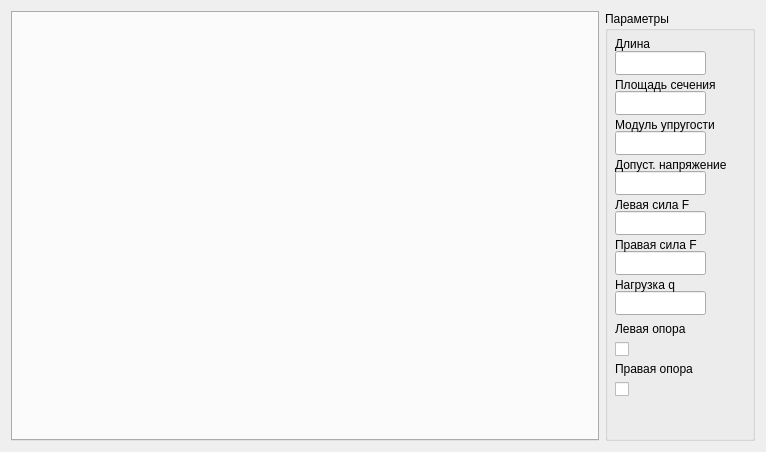
<?xml version="1.0" encoding="UTF-8"?>
<ui version="4.0">
 <class>WorkSpaceWidget</class>
 <widget class="QWidget" name="WorkSpaceWidget">
  <property name="geometry">
   <rect>
    <x>0</x>
    <y>0</y>
    <width>766</width>
    <height>452</height>
   </rect>
  </property>
  <property name="windowTitle">
   <string>Form</string>
  </property>
  <property name="styleSheet">
   <string notr="true"/>
  </property>
  <layout class="QGridLayout" name="gridLayout">
   <item row="0" column="1">
    <widget class="QGroupBox" name="elementParameters">
     <property name="minimumSize">
      <size>
       <width>150</width>
       <height>0</height>
      </size>
     </property>
     <property name="title">
      <string>Параметры</string>
     </property>
     <widget class="QLineEdit" name="xLeftLE">
      <property name="geometry">
       <rect>
        <x>10</x>
        <y>200</y>
        <width>91</width>
        <height>24</height>
       </rect>
      </property>
     </widget>
     <widget class="QLineEdit" name="xRightLE">
      <property name="geometry">
       <rect>
        <x>10</x>
        <y>240</y>
        <width>91</width>
        <height>24</height>
       </rect>
      </property>
     </widget>
     <widget class="QLineEdit" name="lengthLE">
      <property name="geometry">
       <rect>
        <x>10</x>
        <y>40</y>
        <width>91</width>
        <height>24</height>
       </rect>
      </property>
     </widget>
     <widget class="QLineEdit" name="squareLE">
      <property name="geometry">
       <rect>
        <x>10</x>
        <y>80</y>
        <width>91</width>
        <height>24</height>
       </rect>
      </property>
     </widget>
     <widget class="QLineEdit" name="qxLE">
      <property name="geometry">
       <rect>
        <x>10</x>
        <y>280</y>
        <width>91</width>
        <height>24</height>
       </rect>
      </property>
     </widget>
     <widget class="QLineEdit" name="elasticLE">
      <property name="geometry">
       <rect>
        <x>10</x>
        <y>120</y>
        <width>91</width>
        <height>24</height>
       </rect>
      </property>
     </widget>
     <widget class="QLineEdit" name="stressLE">
      <property name="geometry">
       <rect>
        <x>10</x>
        <y>160</y>
        <width>91</width>
        <height>24</height>
       </rect>
      </property>
     </widget>
     <widget class="QLabel" name="lengthL">
      <property name="geometry">
       <rect>
        <x>10</x>
        <y>20</y>
        <width>111</width>
        <height>26</height>
       </rect>
      </property>
      <property name="text">
       <string>Длина</string>
      </property>
     </widget>
     <widget class="QLabel" name="squareL">
      <property name="geometry">
       <rect>
        <x>10</x>
        <y>60</y>
        <width>131</width>
        <height>28</height>
       </rect>
      </property>
      <property name="text">
       <string>Площадь сечения</string>
      </property>
     </widget>
     <widget class="QLabel" name="elasticL">
      <property name="enabled">
       <bool>true</bool>
      </property>
      <property name="geometry">
       <rect>
        <x>10</x>
        <y>100</y>
        <width>131</width>
        <height>28</height>
       </rect>
      </property>
      <property name="text">
       <string>Модуль упругости</string>
      </property>
     </widget>
     <widget class="QLabel" name="stressL">
      <property name="enabled">
       <bool>true</bool>
      </property>
      <property name="geometry">
       <rect>
        <x>10</x>
        <y>140</y>
        <width>151</width>
        <height>28</height>
       </rect>
      </property>
      <property name="text">
       <string>Допуст. напряжение</string>
      </property>
     </widget>
     <widget class="QLabel" name="xLeftL">
      <property name="enabled">
       <bool>true</bool>
      </property>
      <property name="geometry">
       <rect>
        <x>10</x>
        <y>180</y>
        <width>121</width>
        <height>28</height>
       </rect>
      </property>
      <property name="text">
       <string>Левая сила F</string>
      </property>
     </widget>
     <widget class="QLabel" name="xRightL">
      <property name="enabled">
       <bool>true</bool>
      </property>
      <property name="geometry">
       <rect>
        <x>10</x>
        <y>220</y>
        <width>111</width>
        <height>28</height>
       </rect>
      </property>
      <property name="text">
       <string>Правая сила F</string>
      </property>
     </widget>
     <widget class="QLabel" name="qxL">
      <property name="enabled">
       <bool>true</bool>
      </property>
      <property name="geometry">
       <rect>
        <x>10</x>
        <y>260</y>
        <width>121</width>
        <height>28</height>
       </rect>
      </property>
      <property name="text">
       <string>Нагрузка q</string>
      </property>
     </widget>
     <widget class="QLabel" name="leftSupL">
      <property name="enabled">
       <bool>true</bool>
      </property>
      <property name="geometry">
       <rect>
        <x>10</x>
        <y>310</y>
        <width>131</width>
        <height>16</height>
       </rect>
      </property>
      <property name="text">
       <string>Левая опора</string>
      </property>
     </widget>
     <widget class="QCheckBox" name="leftSupCB">
      <property name="geometry">
       <rect>
        <x>10</x>
        <y>330</y>
        <width>175</width>
        <height>16</height>
       </rect>
      </property>
      <property name="text">
       <string/>
      </property>
     </widget>
     <widget class="QLabel" name="rightSupL">
      <property name="enabled">
       <bool>true</bool>
      </property>
      <property name="geometry">
       <rect>
        <x>10</x>
        <y>350</y>
        <width>141</width>
        <height>16</height>
       </rect>
      </property>
      <property name="text">
       <string>Правая опора</string>
      </property>
     </widget>
     <widget class="QCheckBox" name="rightSupCB">
      <property name="geometry">
       <rect>
        <x>10</x>
        <y>370</y>
        <width>253</width>
        <height>16</height>
       </rect>
      </property>
      <property name="text">
       <string/>
      </property>
     </widget>
    </widget>
   </item>
   <item row="0" column="0">
    <widget class="QTabWidget" name="tabWidget">
     <property name="styleSheet">
      <string notr="true"/>
     </property>
     <property name="currentIndex">
      <number>-1</number>
     </property>
     <property name="iconSize">
      <size>
       <width>16</width>
       <height>16</height>
      </size>
     </property>
     <property name="tabsClosable">
      <bool>true</bool>
     </property>
     <property name="tabBarAutoHide">
      <bool>false</bool>
     </property>
    </widget>
   </item>
  </layout>
 </widget>
 <resources/>
 <connections/>
</ui>
